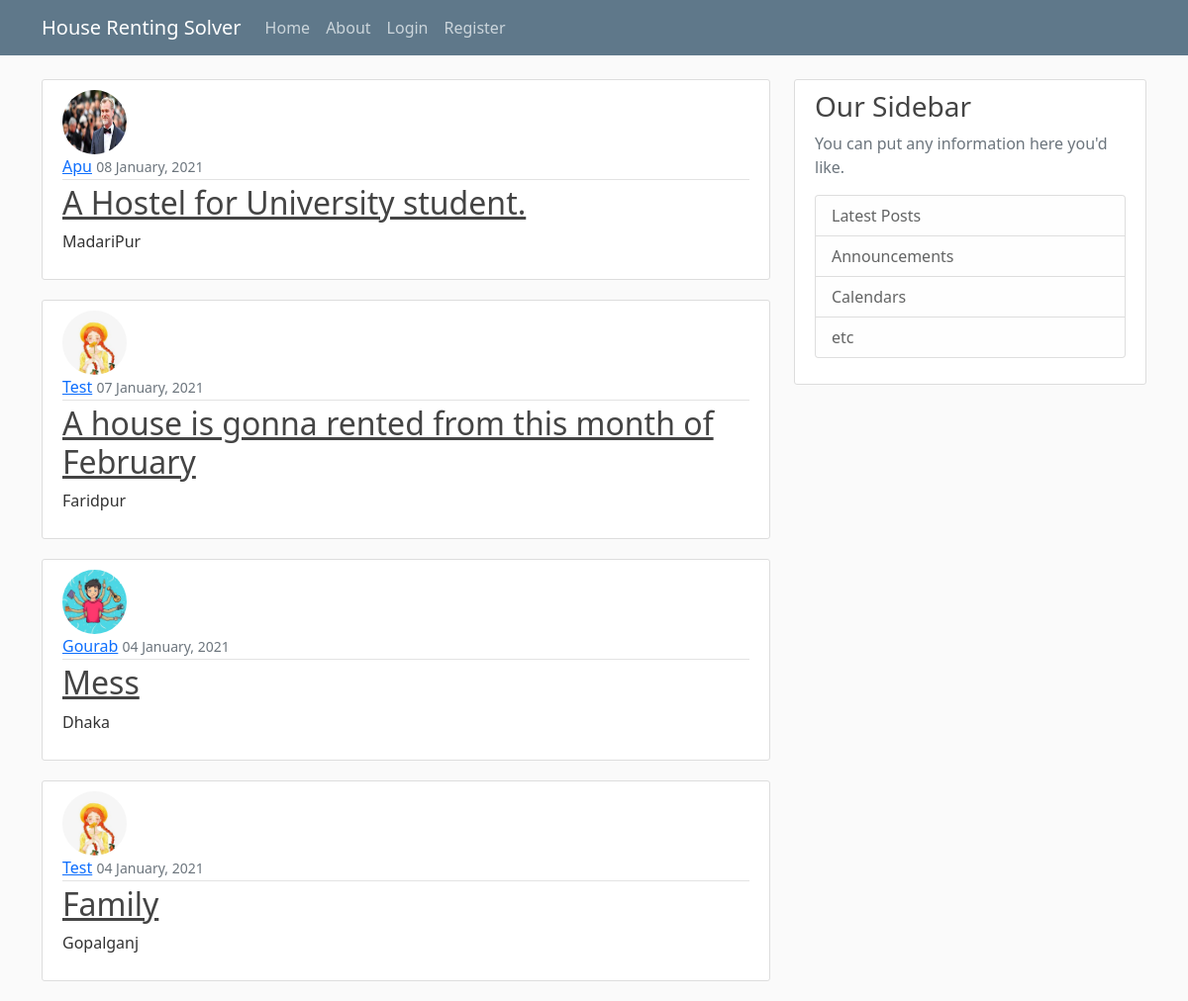
The app's page /, older data.
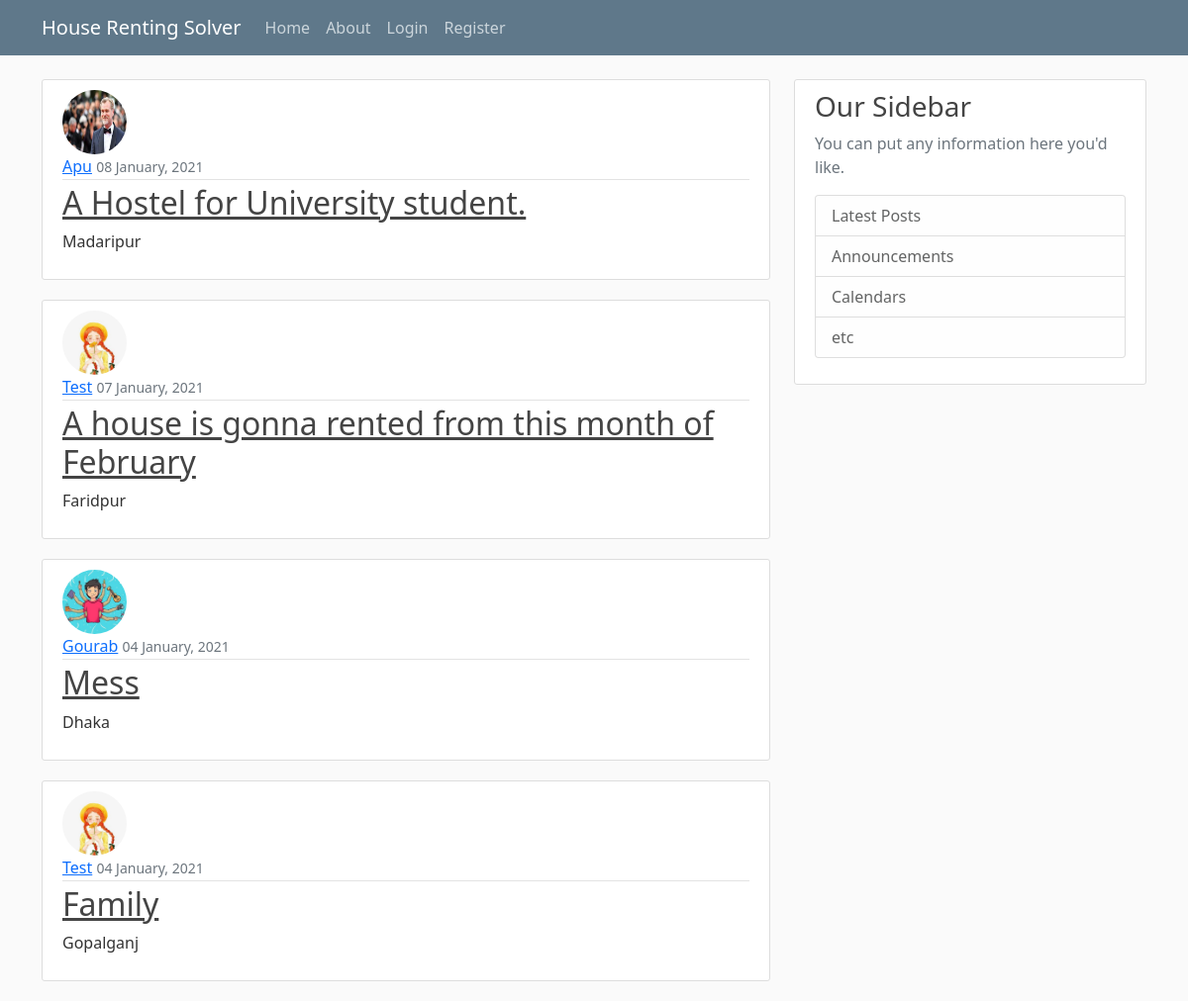
The same page, newer data.
### blog/models.py (models this page shows, shortened)
class Post(models.Model):
    location = models.CharField(max_length = 100)
    content = models.TextField()
    date_posted = models.DateTimeField(default = timezone.now)
    owner = models.ForeignKey(User, on_delete= models.CASCADE)

### users/models.py (models this page shows, shortened)
class Profile(models.Model):
    user = models.OneToOneField(User, on_delete = models.CASCADE)
    image = models.ImageField(default='default.jpg', upload_to='profile_pics')

### blog/views.py (the view)
# urls.py: path('', PostListView.as_view(), name='blog-home'),
class PostListView(ListView):
    model = Post
    template_name = 'blog/home.html' # <app>/<model>_<viewtype>.html
    context_object_name = 'posts'
    ordering = ['-date_posted']
    paginate_by = 5

### blog/templates/blog/home.html (shortened to what this page needs)
{% extends "blog/base.html" %}
{% block content %}
   {% for post in posts %}
   <article class="media content-section">
     <img class="rounded-circle article-img" src="{{ post.owner.profile.image.url}}" >
     <div class="media-body">
       <div class="article-metadata">
             <a class="mr-2" href="#">{{ post.owner }}</a>
             <small class="text-muted">{{ post.date_posted | date:"d F, Y" }}</small>
           </div>
           <h2><a class="article-title" href="{% url 'post-detail' post.id %}">{{ post.content }}</a></h2>
           <p class="article-content">{{ post.location }}</p>
         </div>
       </article>
   {% endfor %}
{% endblock content %}

Row changes from the older to the newer data that the page shows:
changed Post "A Hostel for University student.": location "MadariPur" → "Madaripur"
